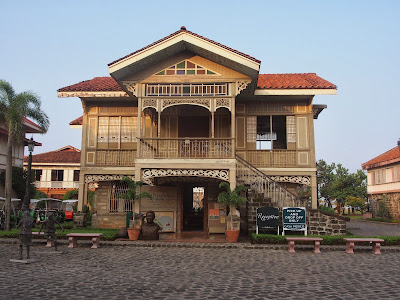
#> input picture pillow/casa.JPG, 400 x 300 px, found by its file name
$ python image1.py
#> lines starting #> are read from the running program, lines starting #| are printed output that depends on the picture
from PIL import Image

image_file = "casa.jpg"
im = Image.open(image_file)
#> im is the input picture: PIL image 400x300 RGB; mean R, G, B 131.2, 125.4, 121.9
im.show()
imim = im.rotate(45)
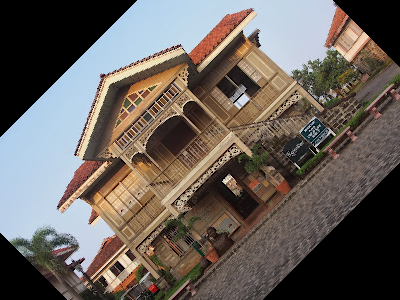
#> imim: PIL image 400x300 RGB; mean R, G, B 105.5, 97.9, 92.4
imim.show()

$ run again, with pillow/5f.jpg copied over pillow/casa.JPG
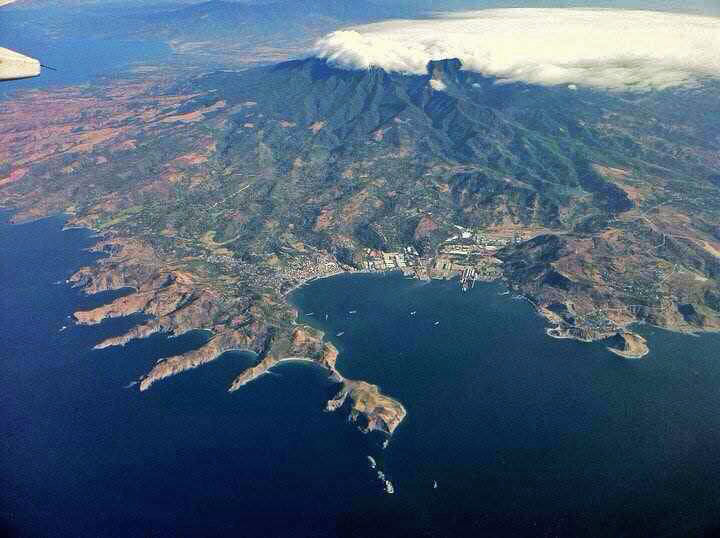
#> input picture pillow/5f.jpg, 720 x 538 px, found by its file name
#> im is the input picture: PIL image 720x538 RGB; mean R, G, B 76.3, 96.7, 118.3
#> `imim = im.rotate(45)`:
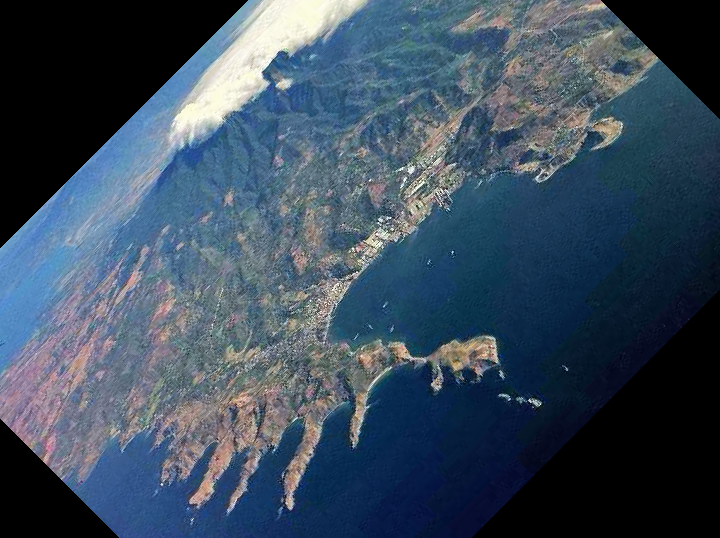
#> imim: PIL image 720x538 RGB; mean R, G, B 59.4, 76.2, 93.2

$ run again, with pillow/lighthouse.jpg copied over pillow/casa.JPG
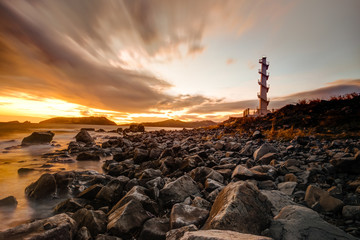
#> input picture pillow/lighthouse.jpg, 360 x 240 px, found by its file name
#> im is the input picture: PIL image 360x240 RGB; mean R, G, B 125.4, 100.7, 80.8
#> `imim = im.rotate(45)`:
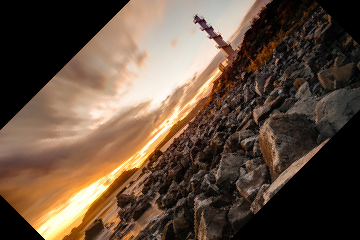
#> imim: PIL image 360x240 RGB; mean R, G, B 99.4, 79.1, 62.9

$ run again, with pillow/bean.png saved as pillow/casa.JPG
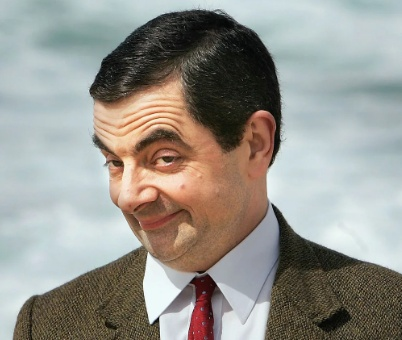
#> input picture pillow/bean.png, 402 x 340 px, found by its file name
#> im is the input picture: PIL image 402x340 RGB; mean R, G, B 149.8, 148, 141.3
#> `imim = im.rotate(45)`:
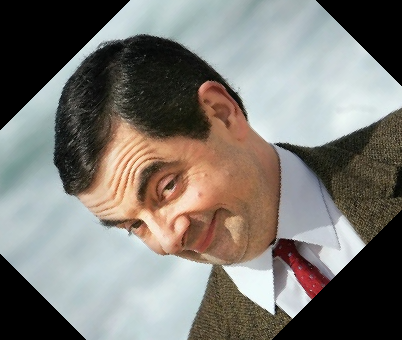
#> imim: PIL image 402x340 RGB; mean R, G, B 123.2, 119.9, 114.1
